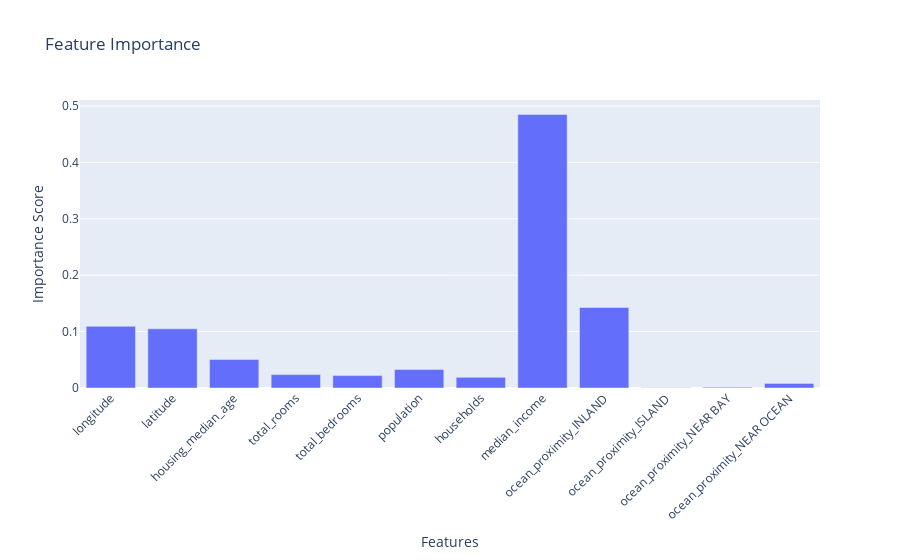

Notebook source saved alongside this figure:
### Code cell
model, X_train, X_test = train_model(housing_df)


plot_feature_importance(model, X_test.columns)

#plot_shap_values(model, X_test.iloc[0:1], X_test.columns)

#plot_partial_dependence(model, X_test, 'housing_median_age')

### Figure 1 — Plotly figure (JSON) as saved in the notebook; plotly's stock layout.template omitted (floating-point values rounded to 4 significant figures)
{"data": [{"name": "Feature Importance", "type": "bar", "x": ["longitude", "latitude", "housing_median_age", "total_rooms", "total_bedrooms", "population", "households", "median_income", "ocean_proximity_INLAND", "ocean_proximity_ISLAND", "ocean_proximity_NEAR BAY", "ocean_proximity_NEAR OCEAN"], "y": [0.1094, 0.1049, 0.05046, 0.02375, 0.022, 0.03272, 0.01892, 0.4851, 0.1428, 0.0003184, 0.001384, 0.008189]}], "layout": {"title": {"text": "Feature Importance"}, "xaxis": {"tickangle": -45, "title": {"text": "Features"}}, "yaxis": {"title": {"text": "Importance Score"}}}}
